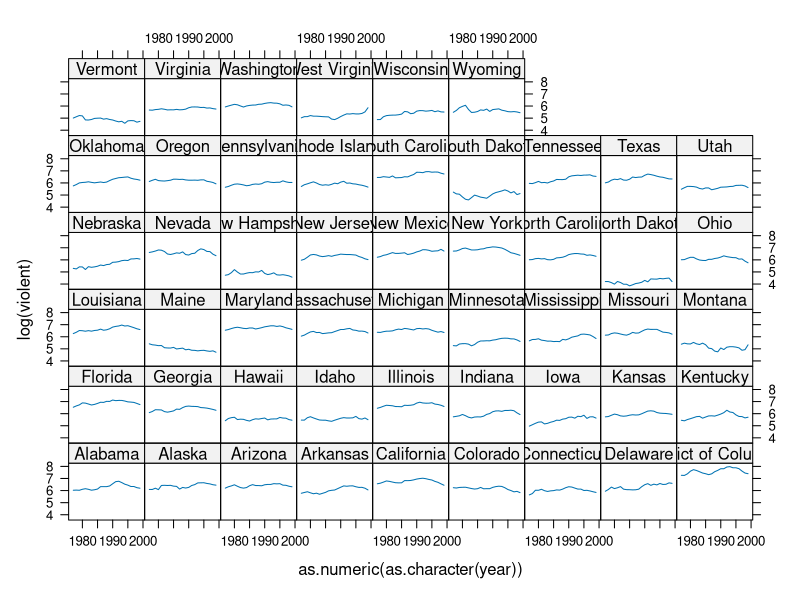

The R script that drew this image:
library(AER)


### Name: Guns
### Title: More Guns, Less Crime?
### Aliases: Guns
### Keywords: datasets

### ** Examples

## data
data("Guns")

## visualization
library("lattice")
xyplot(log(violent) ~ as.numeric(as.character(year)) | state, data = Guns, type = "l")

## Stock & Watson (2007), Empirical Exercise 10.1, pp. 376--377
fm1 <- lm(log(violent) ~ law, data = Guns)
coeftest(fm1, vcov = sandwich)

fm2 <- lm(log(violent) ~ law + prisoners + density + income + 
  population + afam + cauc + male, data = Guns)
coeftest(fm2, vcov = sandwich)

fm3 <- lm(log(violent) ~ law + prisoners + density + income + 
  population + afam + cauc + male + state, data = Guns)
printCoefmat(coeftest(fm3, vcov = sandwich)[1:9,])
            
fm4 <- lm(log(violent) ~ law + prisoners + density + income + 
  population + afam + cauc + male + state + year, data = Guns)
printCoefmat(coeftest(fm4, vcov = sandwich)[1:9,])
